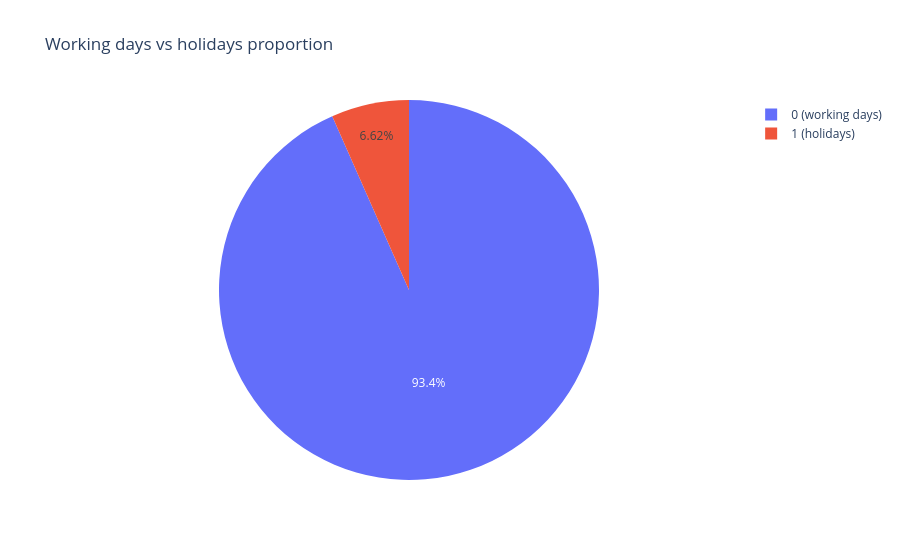

The notebook cell this image was saved under:
### Code cell
df_holiday_flag = df["holiday_flag"].map({0.0: "0 (working days)", 1.0: "1 (holidays)"}).value_counts().reset_index() # personalized labels
fig = px.pie(df_holiday_flag,
             names = "holiday_flag", 
             values = "count", 
             title = "Working days vs holidays proportion", 
             labels={"count": "number"})
import plotly.express as px

fig.show()

### Figure 1 — Plotly figure (JSON) as saved in the notebook; plotly's stock layout.template omitted (floating-point values rounded to 4 significant figures)
{"data": [{"domain": {"x": [0, 1], "y": [0, 1]}, "hovertemplate": "holiday_flag=%{label}<br>number=%{value}<extra></extra>", "labels": ["0 (working days)", "1 (holidays)"], "legendgroup": "", "name": "", "showlegend": true, "type": "pie", "values": [127, 9]}], "layout": {"legend": {"tracegroupgap": 0}, "title": {"text": "Working days vs holidays proportion"}}}
